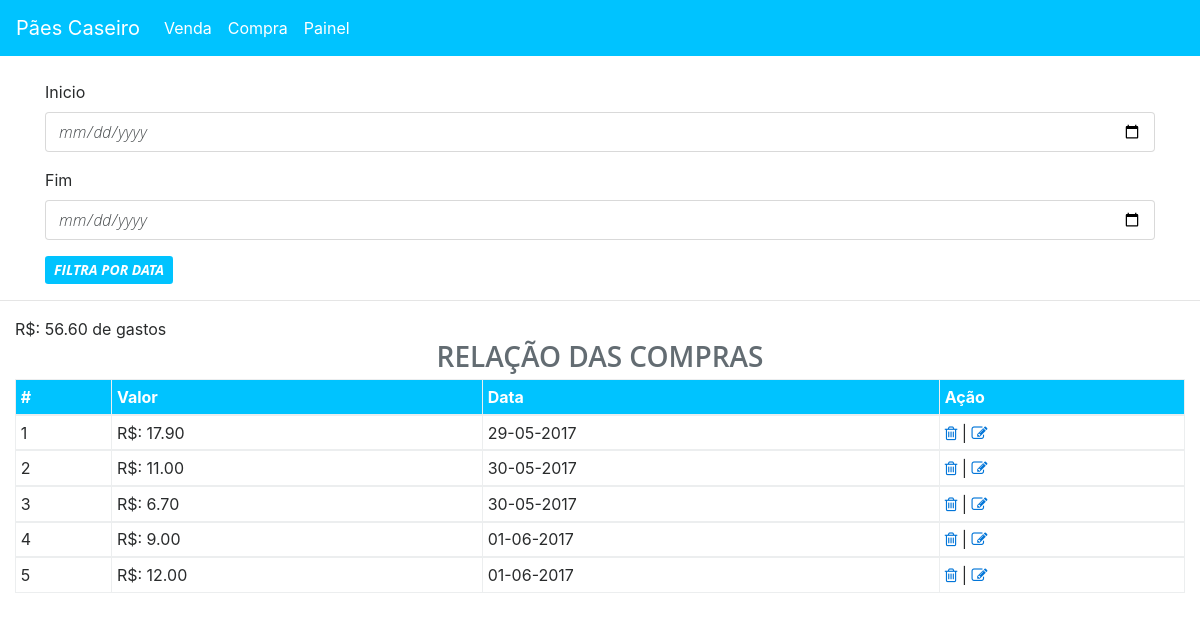
Before: /compra.php with the older database file.
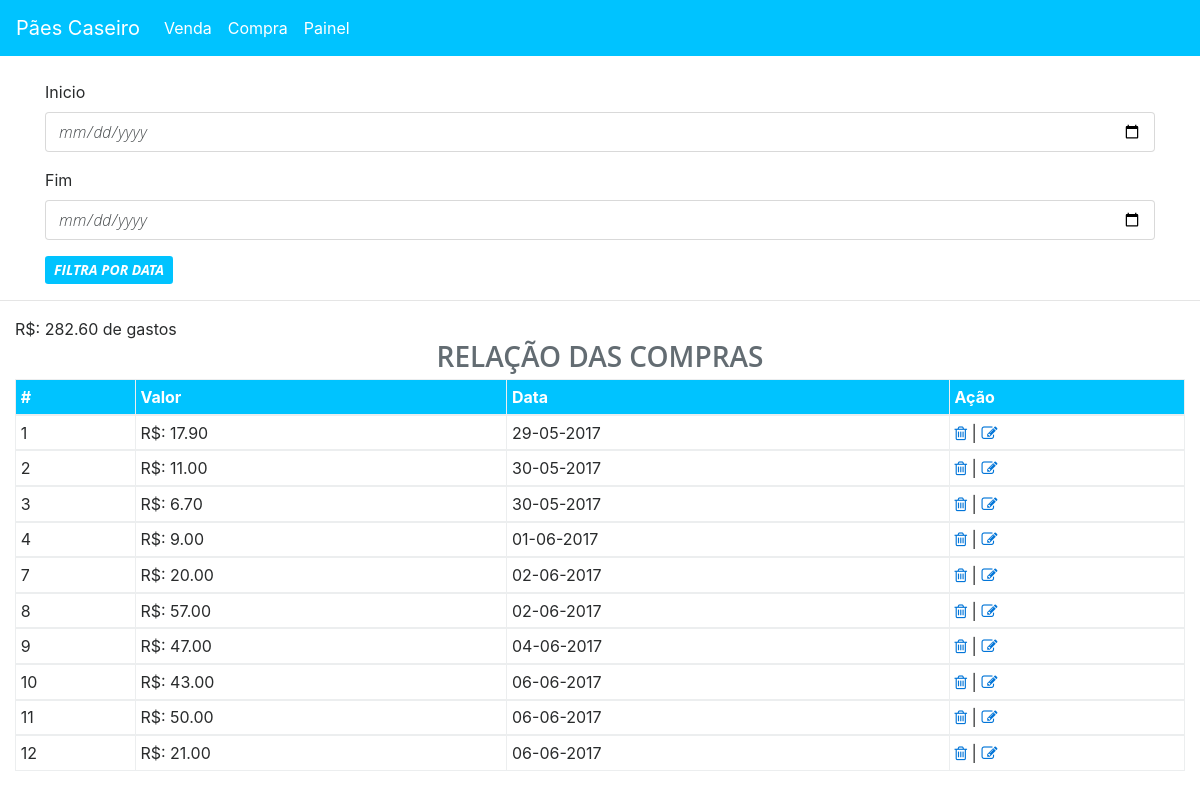
After: the same page with the newer database file.
### tables this page shows
CREATE TABLE `compra` (
  `id` int(11) NOT NULL,
  `compra` decimal(10,2) DEFAULT NULL,
  `data` datetime DEFAULT NULL,
  `produto_idproduto` int(11) NOT NULL
);

### php/compras.php (called while the page is built, shortened)
<?php
if (isset($_POST['btnCompraF']) && empty($_POST['btnCompraF'])) {
	$a = $_POST['inputinicio'];
	$b = $_POST['inputfim'];
	$select = "SELECT * FROM compra WHERE data BETWEEN '$a' AND '$b'";
	$stmt =   mysqli_query($link,$select);
	$a = "SELECT sum(compra) from compra WHERE data BETWEEN '$a' AND '$b'";
    $b = mysqli_query($link,$a);
}
else{
	$select = "SELECT * FROM compra";
	$stmt =   mysqli_query($link,$select);
	$a = "SELECT sum(compra) from compra";
    $b = mysqli_query($link,$a);
}
?>

### compra.php (the view)
<?php
include '_topo.php';
require_once 'php/conexao.php';
require_once 'php/compras.php';
?>
<br>
<div class="container">
	<form action="compra.php" method="post" class="form-horizontal">
		<div class="form-group">
			<label for="inicio">Inicio</label>
			<input class="form-control" type="date" id="inicio" name="inputinicio" required="">
		</div>
		<div class="form-group">
			<label for="fim">Fim</label>
			<input class="form-control" type="date" id="fim" name="inputfim" required="">
		</div>
		<button type="submit" name="btnCompraF" class="btn btn-sm"><b>FILTRA POR DATA</b></button>
	</form>
</div>
<hr>
<div class="container-fluid">
	<div class="row">
		<div class="col-md-12">
		<?php
		foreach ($b as $total) {
	echo 'R$: '.$total["sum(compra)"].' de gastos';
}
		 ?>
			<table class="table table-bordered table-sm">
				<thead>
					<tr id="tb">
						<h3 class="text-center text-muted" id="h3">Relação das compras</h3>
						<th>#</th>
						<th>Valor</th>
						<th>Data</th>
						<th>Ação</th>
					</tr>
					<?php
					foreach($stmt as $itens):
						$data = $itens['data'];
					?>
				</thead>
				<tbody>
					<tr>
						<td><?php echo $itens['id']; ?></td>
						<td><?php echo "R$: ".$itens['compra']; ?></td>
						<td><?php echo date('d-m-Y',strtotime($data)); ?></td>
						<td>
							<a href="php/delc.php?del=<?php echo $itens['id']; ?>"><i class="fa fa-trash-o" aria-hidden="true"></i></a> |
							<a href="up.php?up=<?php echo $itens['id']; ?>"><i class="fa fa-pencil-square-o" aria-hidden="true"></i></a>
						</td>
					</tr>
				<?php endforeach; ?>
			</tbody>
		</table>
	</div>
</div>
</div>
<?php include '_rodape.php'; ?>

### _topo.php (shortened to what this page needs)
<!DOCTYPE html>
<html lang="pt-br">
<head>
  <link rel="stylesheet" href="bootstrap/css/bootstrap.min.css">
  <link rel="stylesheet" href="font/css/font-awesome.min.css">
  <link rel="stylesheet" href="font/opensans/opensans.css">
<link rel="stylesheet" href="custom.css">
</head>
<body>
  <nav class="navbar navbar-toggleable-md navbar-light bg-faded" id="nav">
    <a class="navbar-brand" href="index.php">Pães Caseiro</a>
    <div class="collapse navbar-collapse" id="navbarSupportedContent">
      <ul class="navbar-nav mr-auto">
        <li class="nav-item active">
          <a class="nav-link" href="index.php">Venda <span class="sr-only">(current)</span></a>
        </li>
        <li class="nav-item">
          <a class="nav-link" href="compra.php">Compra</a>
        </li>
        <li class="nav-item">
          <a class="nav-link " href="painel.php">Painel</a>
        </li>
      </ul>
    </div>
  </nav>

### _rodape.php (shortened to what this page needs)
</body>
</html>

### custom.css (style rules this page uses)
* { margin: 0; padding: 0; }
h3 { font-family: 'Open Sans'; font-weight: 400; }
button,input { font-family: 'Open Sans'; font-style: italic; font-weight: 300; }
#nav,#tb { background: rgb(0,195,255); }
#tb,button { background: rgb(0,195,255); color: #FFF; }
#nav a { color: #FFF; }
#h3 { font-family: 'Open Sans'; font-style: normal; font-weight: 600; text-transform: uppercase; }

Changed rows visible on the page:
removed compra: id "5", compra "12.00", data "01-06-2017"
added compra: id "7", compra "20.00", data "02-06-2017"
added compra: id "8", compra "57.00", data "02-06-2017"
added compra: id "9", compra "47.00", data "04-06-2017"
added compra: id "10", compra "43.00", data "06-06-2017"
added compra: id "11", compra "50.00", data "06-06-2017"
added compra: id "12", compra "21.00", data "06-06-2017"
Other visible differences:
new list line: "R$: 282.60 de gastos"
list line gone: "R$: 56.60 de gastos"
